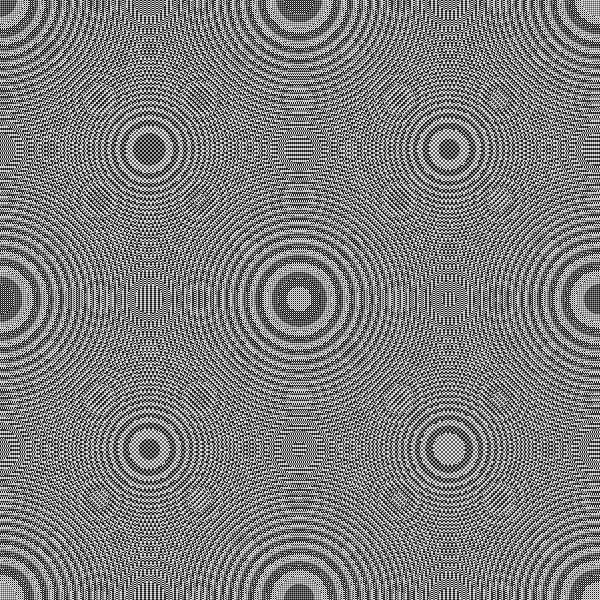
Frame 1 (no input)
Frame 2 (the mouse pressed at the canvas centre, redrawn once): identical to frame 1, image omitted

The p5.js sketch that drew this single still picture (run headless with seeded random() and noise() and a simulated clock; the mouse was pressed at the canvas centre and the sketch redrawn once):

// p5.js sketch
// ── sketch.js
/// <reference path="../node_modules/@types/p5/global.d.ts" />

const size = 600;
const colorLookup = [20, 90, 160, 230];

function setup() {
  createCanvas(size, size);
}

function draw() {
  background(230);

  loadPixels();
  for (let y = 0; y < size; y++) {
    for (let x = 0; x < size; x++) {
      const i = (x + 1) + ((x + 1) / size);
      const j = (y + 1) + ((y + 1) / size); 
      const v = floor(i * i + j * j);
      set(x, y, colorLookup[v % 4]);
    }
  }
  updatePixels();
  noLoop();
}
